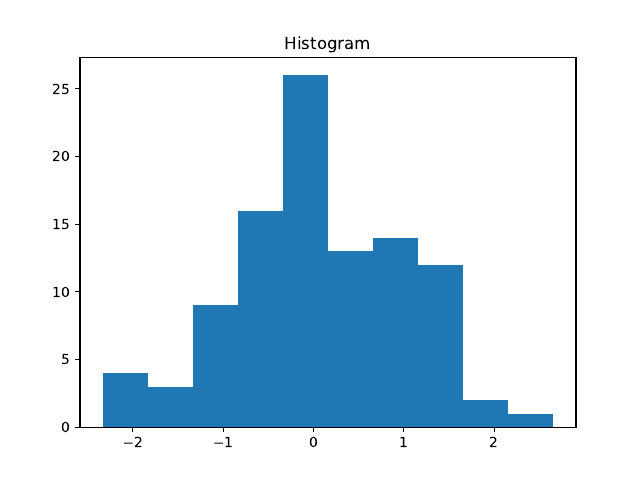

Julia code for this plot:
using PyPlot

# Data
data = randn(100)
nbins = 10

# Creating a new figure object
fig = figure()

# Histogram
plt[:hist](data, nbins)

# Title
title("Histogram")

# Save the figure as PNG and PDFd
savefig("plot3.png")
savefig("plot3.pdf")

# Closing the figure object
close(fig)